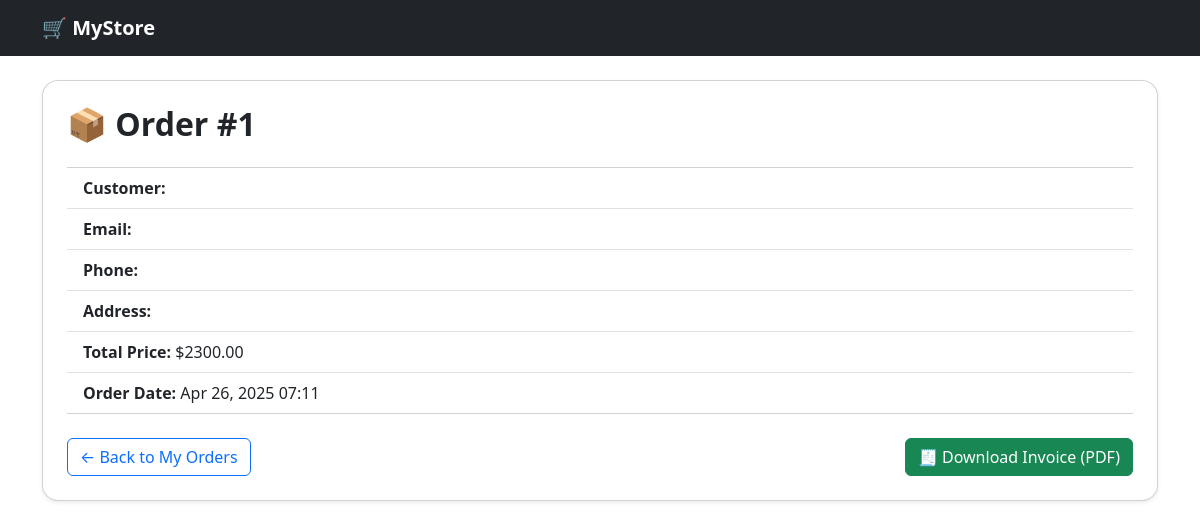
Screenshot of /order/1/ with the database file from the repository.
### store/models.py (models this page shows, shortened)
class Order(models.Model):
    name = models.CharField(max_length=255)
    address = models.TextField()
    email = models.EmailField()
    phone = models.CharField(max_length=20)
    total_price = models.DecimalField(max_digits=10, decimal_places=2)
    created_at = models.DateTimeField(auto_now_add=True)

### store/views.py (the view)
# urls.py: path('order/<int:order_id>/', views.order_detail, name='order_detail'),
def order_detail(request, order_id):
    order = get_object_or_404(Order, id=order_id)
    return render(request, 'store/order_detail.html', {'order': order})

### store/templates/store/order_detail.html
{% extends 'store/base.html' %}
{% block content %}
<div class="card shadow-sm p-4 rounded-4">
    <h2 class="fw-bold mb-4">📦 Order #{{ order.id }}</h2>
    <ul class="list-group list-group-flush">
        <li class="list-group-item">
            <strong>Customer:</strong> {{ order.name }}
        </li>
        <li class="list-group-item">
            <strong>Email:</strong> {{ order.email }}
        </li>
        <li class="list-group-item">
            <strong>Phone:</strong> {{ order.phone }}
        </li>
        <li class="list-group-item">
            <strong>Address:</strong> {{ order.address }}
        </li>
        <li class="list-group-item">
            <strong>Total Price:</strong> ${{ order.total_price }}
        </li>
        <li class="list-group-item">
            <strong>Order Date:</strong> {{ order.created_at|date:"M d, Y H:i" }}
        </li>
    </ul>
    <div class="d-flex justify-content-between align-items-center mt-4">
        <a href="{% url 'my_orders' %}" class="btn btn-outline-primary">
            ← Back to My Orders
        </a>
        <a href="{% url 'download_invoice' order.id %}" class="btn btn-success">
            🧾 Download Invoice (PDF)
        </a>
    </div>
</div>
{% endblock %}

### rows the page displays
Order: id "1", total_price "2300.00", created_at "Apr 26, 2025 07:11"
